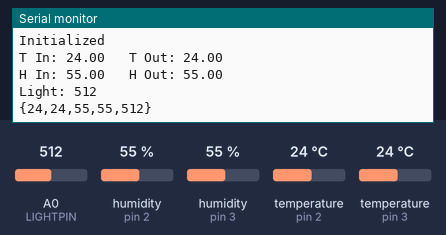
This sketch was run on a simulated Arduino Uno, built with avr-gcc and run on an emulated ATmega328P. Shown: the last lines printed to the serial monitor. The inputs (shaded band) are chosen by the test bench; at power-on: humidity (sensors on pin 2, pin 3) 55 %, A0 (LIGHTPIN) = 512, temperature (sensors on pin 2, pin 3) 24 °C.

Above: at 1.2 s.
1.3 s: humidity (sensor on pin 2) set to 22 %
At 2.6 s:
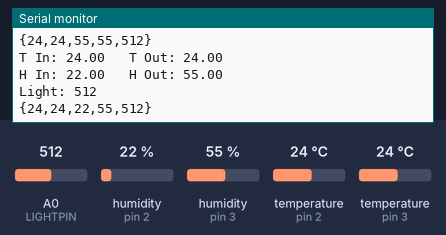
2.8 s: humidity (sensor on pin 3) set to 22 %
At 4.2 s:
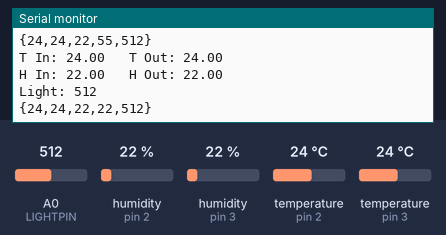
4.3 s: A0 (LIGHTPIN) set to 716
5.8 s: temperature (sensor on pin 2) set to 12 °C
At 6.8 s:
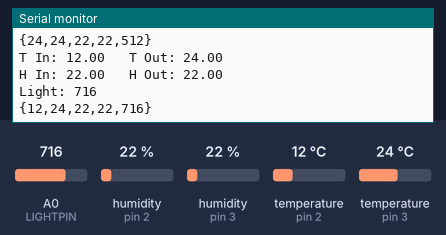
7.3 s: temperature (sensor on pin 3) set to 12 °C
At 8.6 s:
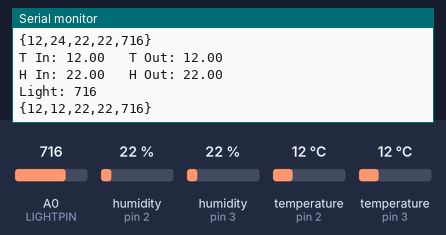
8.8 s: A0 (LIGHTPIN) set to 992
At 10.7 s:
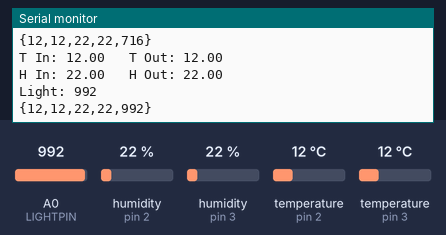
Timing chart, 0 to 11.3 s (numbered marks = the images above; inputs shaded):
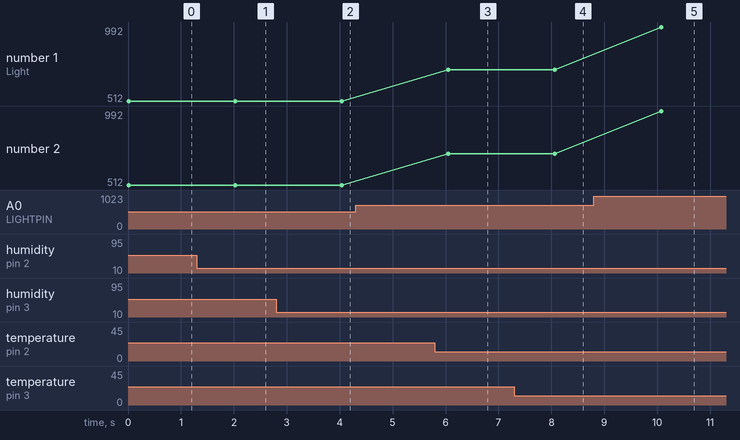

Measured:
- after the input at 1.3 s, the serial monitor: prints a new line after 0.72 s (image 1)
- after the input at 2.8 s, the serial monitor: prints a new line after 1.2 s (image 2)
- after the input at 5.8 s, the serial monitor: prints a new line after 0.24 s (image 3)
- after the input at 7.3 s, the serial monitor: prints a new line after 0.75 s (image 4)
- after the input at 8.8 s, the serial monitor: prints a new line after 1.3 s (image 5)
- plotted number 1: 716 → 992 after the input at 8.8 s
- plotted number 2: 716 → 992 after the input at 8.8 s

The sketch:

main.ino
```cpp
// Depends on the following Arduino libraries:
// - Adafruit Unified Sensor Library: https://github.com/adafruit/Adafruit_Sensor
// - DHT Sensor Library: https://github.com/adafruit/DHT-sensor-library

#include <Adafruit_Sensor.h>
#include <DHT.h>
#include <DHT_U.h>

#define DHTPININSIDE 2
#define DHTPINOUTSIDE 3
#define DHTTYPE DHT11     // DHT 11
#define LIGHTPIN A0

DHT_Unified dhtInside(DHTPININSIDE, DHTTYPE);
DHT_Unified dhtOutside(DHTPINOUTSIDE, DHTTYPE);

uint32_t delayMS;

int temperatureInside, temperatureOutside;
int humidityInside, humidityOutside;
int light;

void setup() {
    pinMode(LIGHTPIN, INPUT);
    pinMode(A1, INPUT);
    Serial.begin(115200);
    // Initialize device.
    dhtInside.begin();
    dhtOutside.begin();
    Serial.println("Initialized");
}

void loop() {
    sensors_event_t eventInside;
    sensors_event_t eventOutside;

    dhtInside.temperature().getEvent(&eventInside);
    dhtOutside.temperature().getEvent(&eventOutside);
    if (isnan(eventInside.temperature) || isnan(eventOutside.temperature)) {
        Serial.println("Error reading temperature(s)!");
    } else {
        temperatureInside = eventInside.temperature;
        temperatureOutside = eventOutside.temperature;
        Serial.print("T In: ");
        Serial.print(eventInside.temperature);
        Serial.print("   T Out: ");
        Serial.println(eventOutside.temperature);
    }

    dhtInside.humidity().getEvent(&eventInside);
    dhtOutside.humidity().getEvent(&eventOutside);
    if (isnan(eventInside.relative_humidity) || isnan(eventOutside.relative_humidity)) {
        Serial.println("Error reading humidity(s)!");
    } else {
        humidityInside = eventInside.relative_humidity;
        humidityOutside = eventOutside.relative_humidity;
        Serial.print("H In: ");
        Serial.print(eventInside.relative_humidity);
        Serial.print("   H Out: ");
        Serial.println(eventOutside.relative_humidity);
    }

    light = analogRead(LIGHTPIN);
    Serial.print("Light: ");
    Serial.println(light);

    //Serialization: {1,2,3,4,5}
    Serial.print("{");
    Serial.print(temperatureInside);
    Serial.print(",");
    Serial.print(temperatureOutside);
    Serial.print(",");
    Serial.print(humidityInside);
    Serial.print(",");
    Serial.print(humidityOutside);
    Serial.print(",");
    Serial.print(light);
    Serial.println("}");

    //command reading, format: {pin, method, value, pin2, method2, value2}
    if (Serial.available()) {
        delay(10);
        Serial.find("{");
        while (Serial.peek() != '}') {
            long pin = Serial.parseInt();
            Serial.read();
            char method = Serial.read(); //'d' = digital, 'a' = analog
            long value = Serial.parseInt();
            /*  Serial.print("pin: ");
                Serial.print(pin);
                Serial.print((method == 1) ? "analog" : "digital");
                Serial.print(" ");
                Serial.println(value);*/
            pinMode(pin, OUTPUT);
            if (method == 'a') {
                analogWrite(pin, value);
            } else {
                digitalWrite(pin, value);
            }
        }
        //while (Serial.available()) {
        //    Serial.read();
        //}
        Serial.read();
    }

    delay(2000);
}
```
